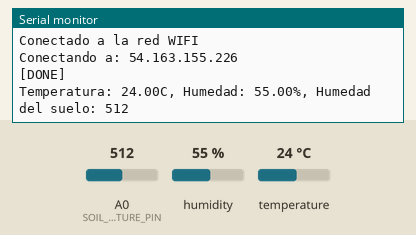
Simulated run of this sketch. Board: Arduino Uno, built with avr-gcc and run on an emulated ATmega328P. Parts: the last lines printed to the serial monitor. The test bench sets the inputs (shaded band); at power-on: humidity 55 %, A0 (SOIL_MOISTURE_PIN) = 512, temperature 24 °C. WiFi joins after 1.5 s; servers stay silent unless stated; random numbers use the default seed unless the sketch sets one; no MQTT or app messages arrive unless stated.

Above: at 3.2 s.
3.3 s: humidity set to 22 %
At 4.6 s:
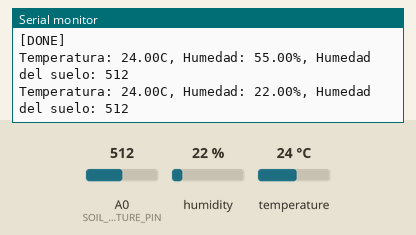
4.8 s: A0 (SOIL_MOISTURE_PIN) set to 716
6.3 s: temperature set to 12 °C
At 6.3 s:
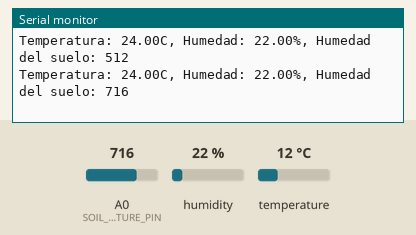
7.8 s: A0 (SOIL_MOISTURE_PIN) set to 900
At 9.0 s:
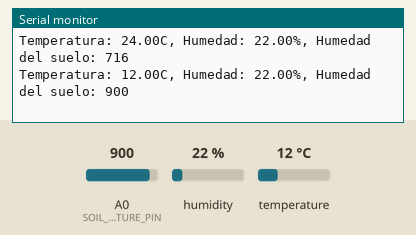
9.3 s: humidity set to 40 %
At 11.4 s:
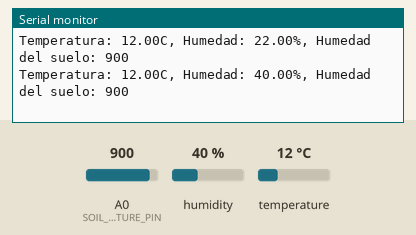
Timing chart, 0 to 11.8 s (numbered marks = the images above; inputs shaded):
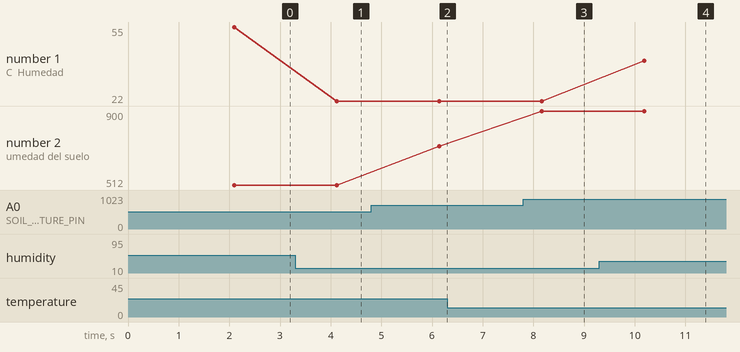

The sketch:

arduino.ino
```cpp
#include <DHT.h>  // Biblioteca para el sensor DHT11
#include <WiFiEsp.h>
#include <WiFiEspClient.h>
#include <PubSubClient.h>
#include "SoftwareSerial.h"

#define DHTPIN 7     // Pin al que está conectado el sensor DHT11
#define DHTTYPE DHT11   // Tipo de sensor DHT que estás utilizando

#define SOIL_MOISTURE_PIN A0  // Pin al que está conectado el sensor de humedad del suelo

DHT dht(DHTPIN, DHTTYPE);

float temperature = 0;
float humidity = 0;
int soilMoisture = 0;

#define WIFI_AP "TP-Link_7F20"
#define WIFI_PASSWORD "79949910"
char server[50] = "54.163.155.226";

WiFiEspClient espClient;
PubSubClient client(espClient);
SoftwareSerial soft(3, 2);
unsigned long lastSend;
int status = WL_IDLE_STATUS;

void setup() {
    Serial.begin(9600);
    InitWiFi();
    client.setServer(server, 1883);
    lastSend = 0;
    dht.begin();
    pinMode(SOIL_MOISTURE_PIN, INPUT);
}

void loop() {
    status = WiFi.status();
    if(status != WL_CONNECTED) {
        reconnectWifi();
    }

    if(!client.connected()) {
        reconnectClient();
    }

    temperature = dht.readTemperature();
    humidity = dht.readHumidity();
    soilMoisture = analogRead(SOIL_MOISTURE_PIN);  // Leer valor del sensor de humedad del suelo

    if(millis() - lastSend > 2000 ) {
        sendDataTopic();
        lastSend = millis();
    }

    client.loop();
}

void sendDataTopic() {
    String payload = "Temperatura: " + String(temperature) + "C, Humedad: " + String(humidity) + "%, Humedad del suelo: " + String(soilMoisture);
    char attributes[100];
    payload.toCharArray(attributes, 100);
    client.publish("sensores", attributes);
    Serial.println(attributes);
}

void InitWiFi() {
    soft.begin(9600);
    WiFi.init(&soft);
    if (WiFi.status() == WL_NO_SHIELD) {
        Serial.println("El modulo WiFi no esta presente");
        while (true);
    }
    reconnectWifi();
}

void reconnectWifi() {
    Serial.println("Iniciar conección a la red WIFI");
    while(status != WL_CONNECTED) {
        Serial.print("Intentando conectarse a WPA SSID: ");
        Serial.println(WIFI_AP);
        status = WiFi.begin(WIFI_AP, WIFI_PASSWORD);
        delay(500);
    }
    Serial.println("Conectado a la red WIFI");
}

void reconnectClient() {
    while(!client.connected()) {
        Serial.print("Conectando a: ");
        Serial.println(server);
        String clientId = "ESP8266Client-" + String(random(0xffff), HEX);
        if(client.connect(clientId.c_str())) {
            Serial.println("[DONE]");
        } else {
            Serial.print( "[FAILED] [ rc = " );
            Serial.print( client.state() );
            Serial.println( " : retrying in 5 seconds]" );
            delay( 5000 );
        }
    }
}
```

Measured:
- after the input at 3.3 s, the serial monitor: prints a new line after 0.82 s (image 1)
- after the input at 7.8 s, the serial monitor: prints a new line after 0.37 s (image 3)
- after the input at 9.3 s, the serial monitor: prints a new line after 0.89 s (image 4)
- plotted number 1: 55 → 22 after the input at 3.3 s, 22 → 40 after the input at 9.3 s
- plotted number 2: 512 → 716 after the input at 4.8 s, 716 → 900 after the input at 7.8 s
